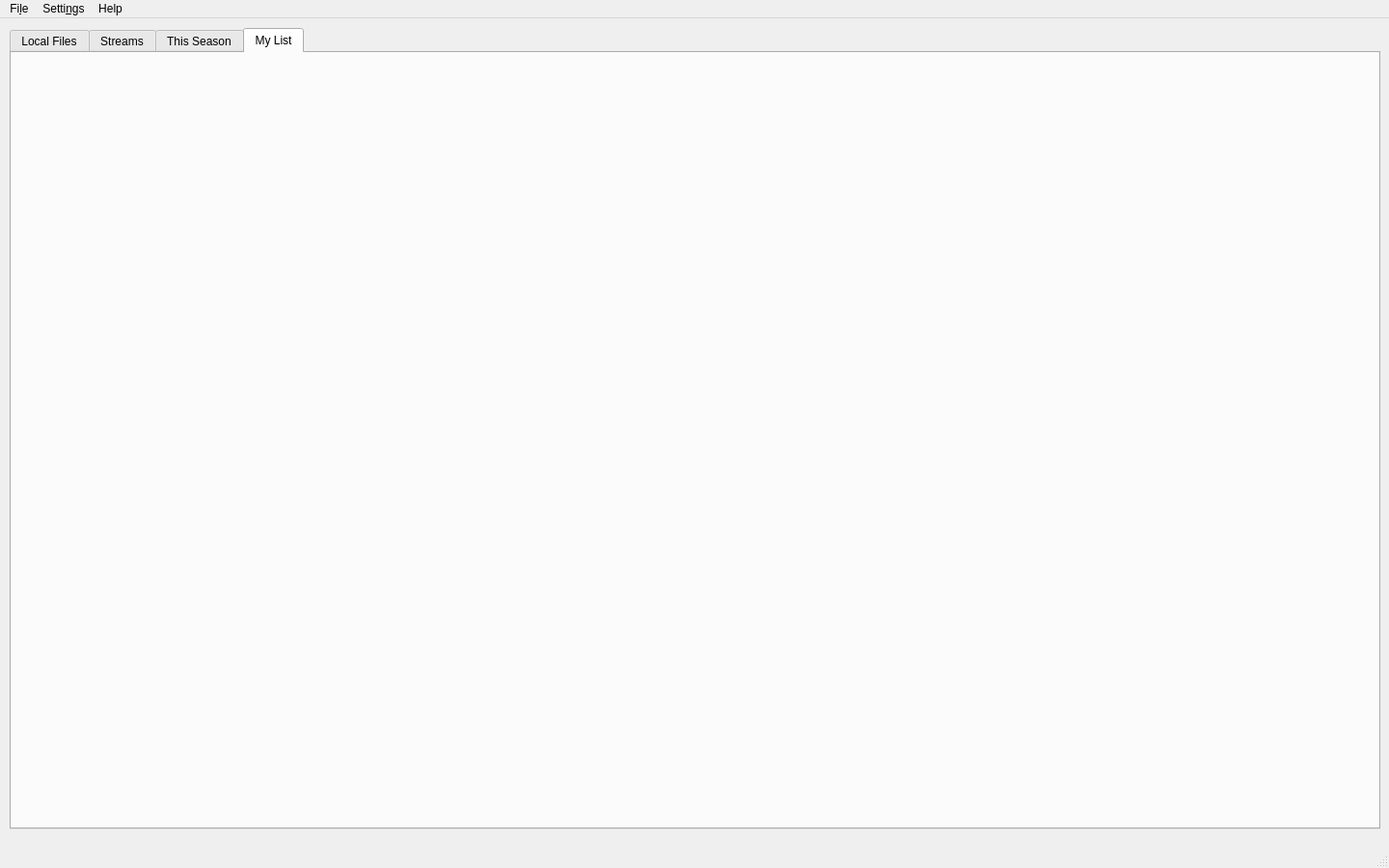
<?xml version="1.0" encoding="UTF-8"?>
<ui version="4.0">
 <class>MainWindow</class>
 <widget class="QMainWindow" name="MainWindow">
  <property name="geometry">
   <rect>
    <x>0</x>
    <y>0</y>
    <width>1440</width>
    <height>900</height>
   </rect>
  </property>
  <property name="windowTitle">
   <string>ENE</string>
  </property>
  <widget class="QWidget" name="centralwidget">
   <widget class="QTabWidget" name="tabWidget">
    <property name="geometry">
     <rect>
      <x>10</x>
      <y>10</y>
      <width>1421</width>
      <height>831</height>
     </rect>
    </property>
    <property name="currentIndex">
     <number>3</number>
    </property>
    <widget class="QWidget" name="tabWidgetPage1">
     <attribute name="title">
      <string>Local Files</string>
     </attribute>
    </widget>
    <widget class="QWidget" name="tabWidgetPage2">
     <attribute name="title">
      <string>Streams</string>
     </attribute>
    </widget>
    <widget class="QWidget" name="tab">
     <attribute name="title">
      <string>This Season</string>
     </attribute>
    </widget>
    <widget class="QWidget" name="tab_2">
     <attribute name="title">
      <string>My List</string>
     </attribute>
    </widget>
   </widget>
  </widget>
  <widget class="QMenuBar" name="menubar">
   <property name="geometry">
    <rect>
     <x>0</x>
     <y>0</y>
     <width>1440</width>
     <height>30</height>
    </rect>
   </property>
   <widget class="QMenu" name="menuFile">
    <property name="title">
     <string>Fi&amp;le</string>
    </property>
    <addaction name="action_open_folder"/>
   </widget>
   <widget class="QMenu" name="menuSettings">
    <property name="title">
     <string>Setti&amp;ngs</string>
    </property>
    <addaction name="action_prefences"/>
   </widget>
   <widget class="QMenu" name="menuHelp">
    <property name="title">
     <string>Help</string>
    </property>
    <addaction name="actionHelp"/>
    <addaction name="separator"/>
    <addaction name="actionAbout_Ene"/>
    <addaction name="actionSource_Code"/>
   </widget>
   <addaction name="menuFile"/>
   <addaction name="menuSettings"/>
   <addaction name="menuHelp"/>
  </widget>
  <widget class="QStatusBar" name="statusbar"/>
  <action name="action_prefences">
   <property name="text">
    <string>&amp;Preferences</string>
   </property>
  </action>
  <action name="action_open_folder">
   <property name="text">
    <string>&amp;Open local folder</string>
   </property>
  </action>
  <action name="actionAbout_Ene">
   <property name="text">
    <string>&amp;About Ene</string>
   </property>
  </action>
  <action name="actionSource_Code">
   <property name="text">
    <string>&amp;Source Code</string>
   </property>
  </action>
  <action name="actionHelp">
   <property name="text">
    <string>&amp;Help</string>
   </property>
  </action>
 </widget>
 <resources/>
 <connections/>
</ui>
